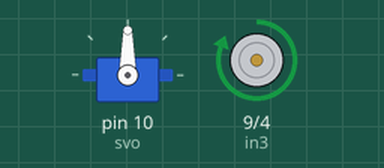
Recording of a sketch running on a simulated Arduino Uno, built with avr-gcc and run on an emulated ATmega328P. Shown: servo, motor-driver pin pairs drawn as motors (green arrow = first pin HIGH = forward, orange = second pin HIGH = backward, longer = more drive).

Above: at 0.05 s.
At 2.0 s:
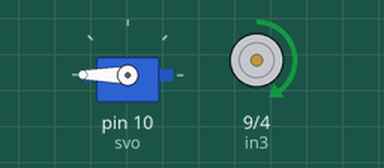
At 4.0 s:
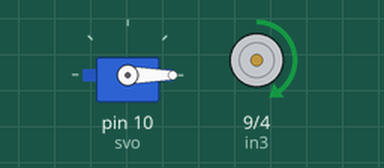
Timing chart, 0 to 5.2 s (numbered marks = the images above):
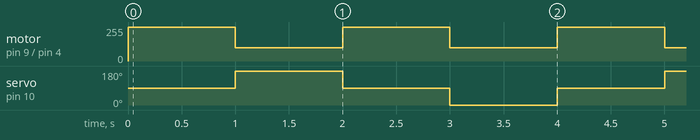

Measured:
- by itself, motor on pin 9 (in3) / pin 4 (in4): alternates forward 255/255 for 1.0 s and forward 100/255 for 1.0 s
- by itself, servo on pin 10 (svo): repeats every 4.0 s: 90° 1.0 s, 0° 1.0 s, 90° 1.0 s, 180° 1.0 s

The sketch:

DC_Motor_PathTest.ino
```cpp
#include <Servo.h>

Servo svo;

int in3 = 9;
int in4 = 4;

void setup() {
  // put your setup code here, to run once:
  Serial.begin(9600);
  pinMode(in3, OUTPUT);
  pinMode(in4, OUTPUT);
  svo.attach(10);
  svo.write(90);
  mDir(0);
}

void loop() {
  // put your main code here, to run repeatedly:
//  mDir(1);
//  delay(1000);
//  mDir(0);
//  delay(1000);
//  mDir(-1);
//  delay(1000);
//  mDir(0);
//  delay(1000);

  svo.write(90);
  setSpeed(255);
  delay(1000);

  svo.write(180);
  setSpeed(100);
  delay(1000);

  svo.write(90);
  setSpeed(255);
  delay(1000);

  svo.write(0);
  setSpeed(100);
  delay(1000);
}

void mDir(int d) {
  digitalWrite(in3, (d == 1) ? HIGH : LOW);
  digitalWrite(in4, (d == -1) ? HIGH : LOW);
}

void setSpeed(int d) {
  if (d == 0) {
    analogWrite(in3, 0);
    analogWrite(in4, 0);
  }

  if (d > 0) {
    analogWrite(in3, d%256);
    analogWrite(in4, 0);
  }

  if (d < 0) {
    analogWrite(in3, 0);
    analogWrite(in4, d%256);
  }
}
```
